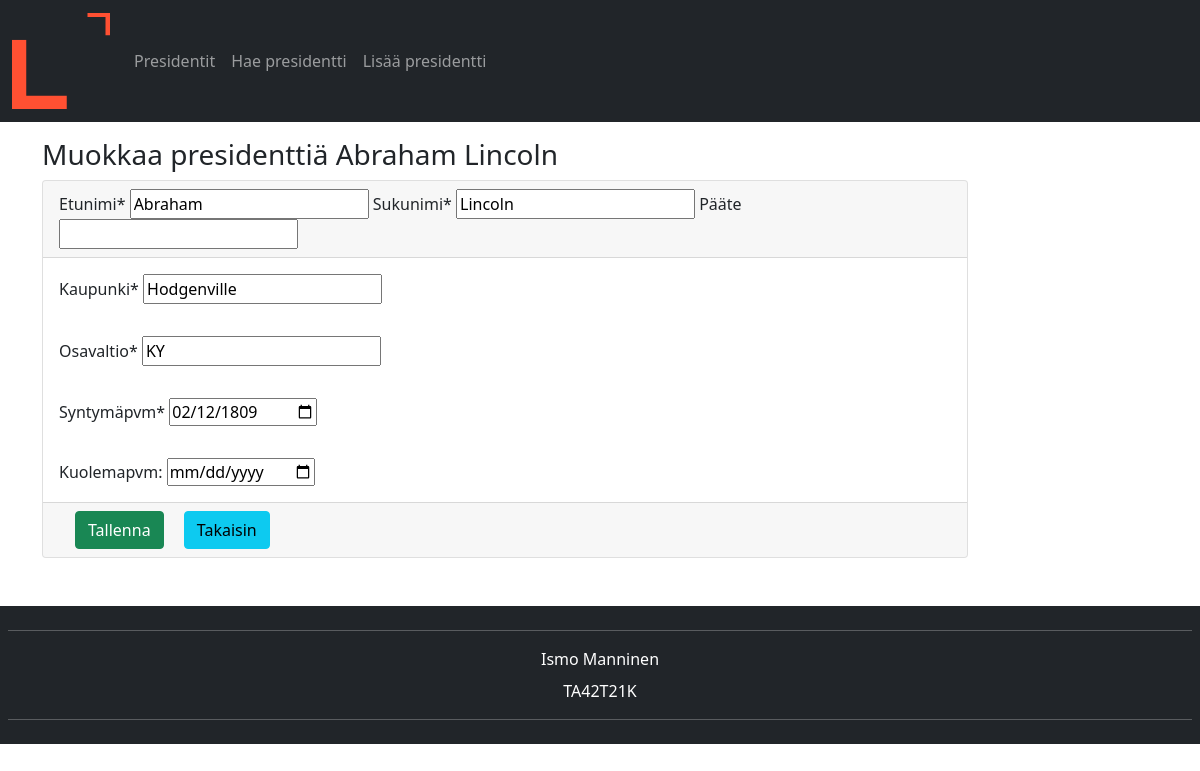
Page /index.php?page=change&first_name=Abraham on the committed database.
### tables this page shows
CREATE TABLE `presidentti` (
  `presidentID` int(11) NOT NULL,
  `last_name` varchar(55) NOT NULL,
  `first_name` varchar(35) NOT NULL,
  `suffix` varchar(5) DEFAULT NULL,
  `city` varchar(20) NOT NULL,
  `state` varchar(2) NOT NULL,
  `birth` date NOT NULL,
  `death` date DEFAULT NULL
);

### includes/dbManagement.php (called while the page is built, shortened)
<?php
require 'dbConnect.php';
isset($_GET['page']) ? $page = $_GET['page'] : $page = '';
isset($_GET['first_name']) ? $firstName = $_GET['first_name'] : $firstName='';
isset($_GET['last_name']) ? $lastName = $_GET['last_name'] : $lastName='';
if ($page == 'all_presidents') {
  $sql = 'SELECT first_name, last_name, birth FROM presidentti ORDER BY first_name, last_name';
  $result = $conn->query($sql);
  $rowCount = mysqli_num_rows($result);
} else if ($page == 'data' || $page == 'change' || $page == 'delete') {
  $sql = "SELECT *
          FROM presidentti
          WHERE first_name = '$firstName'
          OR last_name = '$lastName'";
  $result = $conn->query($sql);
  if($result->num_rows > 0)
    $row = $result->fetch_assoc();
} else if (isset($_POST['laheta'])) {
  $firstName = $conn->real_escape_string($_POST['etunimi']);
  $lastName = $conn->real_escape_string($_POST['sukunimi']);
  $suffix = $conn->real_escape_string($_POST['paate']);
  $city = $conn->real_escape_string($_POST['kaupunki']);
  $state = $conn->real_escape_string($_POST['osavaltio']);
  $birth = $conn->real_escape_string($_POST['syntymapvm']);
  $death = $conn->real_escape_string($_POST['kuolemapvm']);
  $suffix = empty($suffix) ? "NULL" : "'$suffix'";
  $death = empty($death) ? "NULL" : "'$death'";
  $sql = "SELECT first_name, last_name
        FROM presidentti
        WHERE first_name = '$firstName'
        AND last_name = '$lastName'";
  $result = $conn->query($sql);
  $rowCount = mysqli_num_rows($result);
  if ($rowCount > 0) {
      header('location: ../index.php?page=add_president&error=president_already_exists');
  } else {
      $sql = "INSERT INTO presidentti(last_name, first_name, suffix, city, state, birth, death)
        VALUES ('$lastName','$firstName',$suffix,'$city','$state','$birth',$death)";
      if ($conn->query($sql) === true) {
          header('location: ../index.php?page=all_presidents&complete=president_added_to_database');
      } else {
          header('location: ../index.php?page=all_presidents&error=sql_insert-statement');
      }
  }
} else if(isset($_POST['lahetaMuokkaus'])) {
  $presidentId = $conn->real_escape_string($_POST['presidenttiId']);
  $firstName = $conn->real_escape_string($_POST['etunimi']);
  $lastName = $conn->real_escape_string($_POST['sukunimi']);
  $suffix = $conn->real_escape_string($_POST['paate']);
  $city = $conn->real_escape_string($_POST['kaupunki']);
  $state = $conn->real_escape_string($_POST['osavaltio']);
  $birth = $conn->real_escape_string($_POST['syntymapvm']);
  $death = $conn->real_escape_string($_POST['kuolemapvm']);
  $suffix = empty($suffix) ? "NULL" : "'$suffix'";
  $death = empty($death) ? "NULL" : "'$death'";
  $sql = "UPDATE presidentti
        SET first_name = '$firstName',
            last_name = '$lastName',
            suffix = $suffix,
            city = '$city',
            state = '$state',
            birth = '$birth',
            death = $death WHERE presidentID = $presidentId";
  if ($conn->query($sql) === true){
      header('location: ../index.php?page=data&first_name='.$firstName.'&complete=changes_saved');
  }else {
      header('location: ../index.php?page=data?error=sql_update-statement');
  }
} else if (isset($_POST['poistaPresidentti'])) {
  $presidentId = $conn->real_escape_string($_POST['presidenttiId']);
  $sql = "DELETE FROM presidentti WHERE presidentID = $presidentId";
  if($conn->query($sql) === true){
      header('location: ../index.php?page=all_presidents&complete=president_deleted');
  }else
      header('location: ../index.php?page=data?error=sql_delete-statement');
}
?>

### muokkaaPresidentti.php (the view)
<?php
if ($row > 0) {
    echo '
<div class="container">
    <div class="row">
    <h3 class="mt-3">Muokkaa presidenttiä '.$row['first_name'].' '.$row['last_name'].'</h3>
        <div class="col-md-10">
            <form action="includes/dbManagement.php" method="post">
                <input type="hidden" name="presidenttiId" value="'.$row['presidentID'].'">
                <div class="card">
                    <div class="card-header">
                        <div class="d-lg-inline">Etunimi* <input type="text" name="etunimi" value="'.$row['first_name'].'" required></div>
                        <div class="d-lg-inline">Sukunimi* <input type="text" name="sukunimi" value="'.$row['last_name'].'" required></div>
                        <div class="d-inline">Pääte <input type="text" name="paate" value="'.$row['suffix'].'"></div>
                    </div>
                    <div class="card-body">Kaupunki* <input type="text" name="kaupunki" value="'.$row['city'].'" required></div>
                    <div class="card-body">Osavaltio* <input type="text" name="osavaltio" value="'.$row['state'].'" required></div>
                    <div class="card-body">Syntymäpvm* <input type="date" name="syntymapvm" value="'.$row['birth'].'" required></div>
                    <div class="card-body">Kuolemapvm: <input type="date" name="kuolemanpvm" value="'.$row['death'].'"></div>
                    <div class="card-footer">
                        <button type="submit" class="btn btn-success mx-3" name="lahetaMuokkaus">Tallenna</button>
                        '; if ($firstName <> "") {
                            echo '<a href="./index.php?page=data&first_name='.$firstName.'" class="btn btn-info ">Takaisin</a>';
                        } elseif ($lastName <> "") {
                            echo '<a href="./index.php?page=data&last_name='.$lastName.'" class="btn btn-info ">Takaisin</a>';
                        }
                        echo '
                    </div>
                </div>
            </form>
        </div>
    </div>
</div>';
} else {
        echo '<p class="alert alert-warning">No data</p>';
    }
?>

### rows in the picture
presidentti: first_name "Abraham", last_name "Lincoln", etunimi "Abraham", sukunimi "Lincoln", kaupunki "Hodgenville", osavaltio "KY", syntymapvm "02/12/1809"
